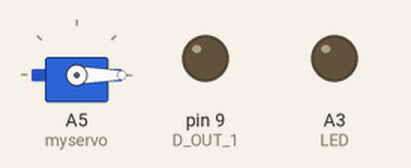
This sketch was run on a simulated Arduino Uno, built with avr-gcc and run on an emulated ATmega328P. Parts: servo, output pins drawn as LEDs (lit = HIGH).

Above: at 0.05 s.
At 0.95 s:
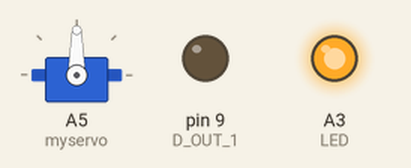
At 1.45 s:
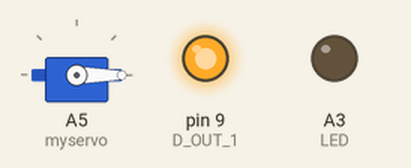
At 1.95 s:
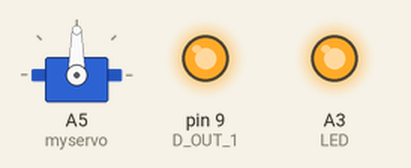
Timing chart, 0 to 4.6 s (numbered marks = the images above):
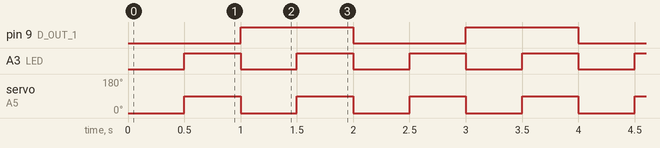

The sketch:

uaf_40____.ino
```cpp
#include <Servo.h>

Servo myservo;
byte  LED = A3, // PC3
      D_OUT_1 = 9;  //PB1

void setup() {

  myservo.attach(A5); // PC5 - X6:SCL

  pinMode(LED, OUTPUT);
  pinMode(D_OUT_1, OUTPUT);
}

void loop() {
  digitalWrite(D_OUT_1, LOW);

  myservo.write(0);
  digitalWrite(LED, LOW);
  delay(500);

  myservo.write(90);
  digitalWrite(LED, HIGH);
  delay(500);

  digitalWrite(D_OUT_1, HIGH);

  myservo.write(0);
  digitalWrite(LED, LOW);
  delay(500);

  myservo.write(90);
  digitalWrite(LED, HIGH);
  delay(500);


}
```

Measured:
- by itself, pin 9 (D_OUT_1): alternates HIGH for 1.0 s and LOW for 1.0 s
- by itself, A3 (LED): alternates HIGH for 0.50 s and LOW for 0.50 s
- by itself, servo on A5 (myservo): alternates 90° for 0.50 s and 0° for 0.50 s
